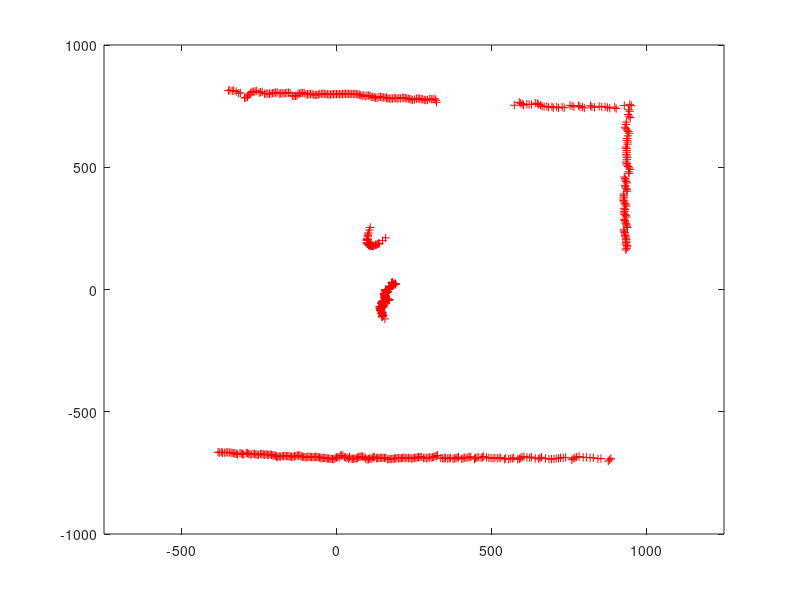

This figure's MATLAB source:
clear all
close all
clc

% reads in the laser range finder data 
% the first column of the data denotes the angle
% the second column of the data denotes the range or distance in mm
data = load('circData.txt');

% converts the data in polar coordinates to X and Y coordinates
Xdata = data(:,2).*cos(data(:,1));
Ydata = data(:,2).*sin(data(:,1));
xm = mean(Xdata);
ym = mean(Ydata);

% plots the data
figure(1)
plot(Xdata, Ydata, 'r+')
axis([-750 1250 -1000 1000])
hold on

%% We will first separate the data set into M different clusters.  We will
%% then try to fit circles to each individual cluster

tol = 100;  % if two consecutive points are more than 100 mm (10 cm) apart, start a new cluster
K = 1;      % initialize the number of the clusters
clusterInd = zeros(length(Xdata),2);    % initialize the array that will contain the start and end indices for each cluster
                                        % the indices are to index into Xdata and Ydata
                                        % since we don't know how large M will get, we will
                                        % initialize clusterInd to have the same rows as Xdata
clusterInd(1,1) = 1; % setting the start index for the first cluster to be 1
for i = 2:size(data,1)
    d = sqrt((Xdata(i)-Xdata(i-1))^2 + (Ydata(i)-Ydata(i-1))^2);
    if d > tol
        % start new cluster
        clusterInd(K,2) = i-1;
        K = K + 1;
        clusterInd(K,1) = i;
    end
end
clusterInd = clusterInd(clusterInd(:,1)>0,:);   % this clips off all the excess rows that only contains 0s
clusterInd(end,2) = size(data,1);               % this sets the last index to be the last element in data

%% Now that we have the clusters, let's fit the circles
circCoeff = zeros(K,3); % initialize the vector to store the coefficients for the M line equations
lse = zeros(K,1);       % initialize the vector to store the error of the M line fits
% main line fitting code begins here
for i = 1:K
    q = clusterInd(i,2)-clusterInd(i,1)+1;
    u = Xdata(clusterInd(i,1):clusterInd(i,2));
    v = Ydata(clusterInd(i,1):clusterInd(i,2));
    ui = u - mean(u);
    vi = u - mean(v);
    ui2 = sum(ui.^2);
    ui3 = sum(ui.^3);
    vi2 = sum(vi.^2);
    vi3 = sum(vi.^3);
    uivi = sum(ui)*sum(vi);
    uivi2 = sum(ui.*vi.^2);
    viui2 = sum(ui.^2)*sum(vi);
    Su = sum(ui);
    Suu = sum(ui2);
    Suuu = sum(ui3);
    Sv = sum(vi);
    Svv = sum(vi2);
    Svvv = sum(vi3);
    Suv = sum(uivi);
    Suvv = sum(uivi2);
    Svuu = sum(viui2);
    uc = (.5*(Suv*(Svvv+Svuu)-(Suuu+Suvv)*Svv))/(Suu*Svv-Suv^2);
    vc = (.5*(Suvv+Svuu)-uc*Suv)/(Svv);
    alpha = uc^2+vc^2+(Suu+Svv)/q;
    xc = uc+xm;
    yc = vc+ym;
    circCoeff(i,:) = [xc;yc;alpha];
end
% the following plots each of the lines
for i = 1:K
    fprintf('I am here %d \n', i);
    theta = linspace(0,2*pi,50);
    x = circCoeff(i,1) + circCoeff(i,3)*cos(theta);
    y = circCoeff(i,2) + circCoeff(i,3)*sin(theta);
    plot(x, y, 'k-')
end
hold off